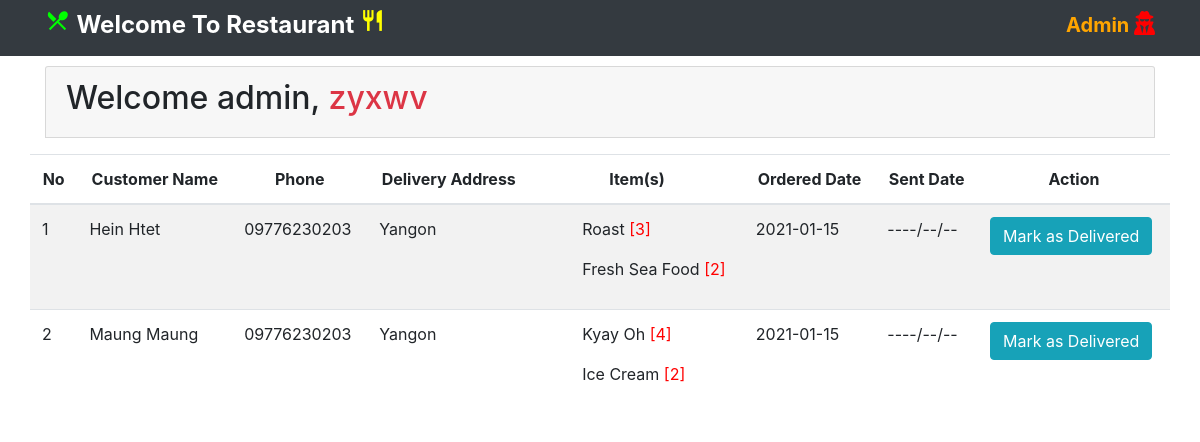
The app's page /admin/order_mgmt2.php (signed in) with its own data.
### tables this page shows
CREATE TABLE `orders` (
  `orderid` int(11) NOT NULL,
  `customerid` int(11) NOT NULL,
  `deliveryname` varchar(30) NOT NULL,
  `deliveryphone` varchar(20) NOT NULL,
  `deliveryaddress` varchar(300) NOT NULL,
  `orderdate` date NOT NULL,
  `status` int(11) NOT NULL,
  `senddate` date DEFAULT NULL
);

CREATE TABLE `orderdetail` (
  `foodid` varchar(255) NOT NULL,
  `foodqty` varchar(255) NOT NULL,
  `amount` varchar(255) NOT NULL,
  `orderid` varchar(255) NOT NULL
);

CREATE TABLE `food` (
  `foodid` int(11) NOT NULL,
  `foodname` varchar(30) NOT NULL,
  `categoryid` int(11) NOT NULL,
  `price` int(11) NOT NULL,
  `qty` int(11) NOT NULL,
  `photo` varchar(255) NOT NULL
);

### admin/order_mgmt2.php (the view, shortened to what this page needs)
<?php
include ('function.php');
$orders=mysqli_query($connection,"select * from orders order by orderid asc");
?>
<!DOCTYPE html>
<html>
<head>
	<link rel="stylesheet" href="https://maxcdn.bootstrapcdn.com/bootstrap/4.0.0/css/bootstrap.min.css">
    <link rel="stylesheet" href="path/to/font-awesome/css/fontawesome.css">
</head>
<body>
<?php
include('header.php')
 ?>
<div class="container" style="margin-top: 10px;">
    <div class="row">
        <div class="col-md-12">
            <div class="card card-header">
            <h2>Welcome admin, <span class="text-danger">
                <?php
                if(isset($_SESSION['admin'])){
                echo $_SESSION['admin'];
                }else{
                $_SESSION['admin']='';
                } ?> </span></h2>
            </div>
        </div>
    </div>
    <p>
    <div class="row">
        <table class="table table-striped">
        <thead>
        <tr>
            <th style="text-align:center;">No</th>
            <th style="text-align:center;">Customer Name</th>
            <th style="text-align:center;">Phone</th>
            <th style="text-align:center;">Delivery Address</th>
            <th style="text-align:center;">Item(s)</th>
            <th style="text-align:center;">Ordered Date</th>
            <th style="text-align:center;">Sent Date</th>
            <th style="text-align:center;">Action</th>
        </tr>
        </thead>
        <?php
        while($out=mysqli_fetch_array($orders))
        {
            $check=$out['status'];
            if($check > 0)
            {
                $show='<tr class="table-mark">';
            }
            else
            {
                $show='<tr>';
            }
            $show.='<td>'.$out['orderid'].'</td>';
            $show.='<td>'.$out['deliveryname'].'</td>';
            $show.='<td>'.$out['deliveryphone'].'</td>';
            $show.='<td>'.$out['deliveryaddress'].'</td>';
            $show.='<td>';
            $orderid=$out['orderid'];
            $order=mysqli_query($connection,"select orderdetail.*,food.* from
            orderdetail left join food on
            orderdetail.foodid=food.foodid where
            orderdetail.orderid='$orderid'");
            while($row=mysqli_fetch_assoc($order))
            {
                $show.='<ul>'.$row['foodname'].'<span style="color:red;">
                ['.$row['foodqty'].'] </span></li></ul>';
            }
            $show.='</td>';
            $show.='<td>'.$out['orderdate'].'</td>';
            $chesec=$out['status'];
            if($chesec>0)
            {
                $show.='<td>'.$out['senddate'].'</td>';
            }
            else
            {
                $show.='<td>----/--/--</td>';
            }
            if($out['status'])
            {
                $show.='<td><a href="status.php?id='.$out['orderid'].'&status=0" class="btn
                btn-danger"> Undo</a></td>';
            }
            else
            {
                $show.='<td><a href="status.php?id='.$out['orderid'].'&status=1"
                class="btn btn-info">Mark as Delivered</a></td>';
            }
            $show.='</tr>';
            echo $show;
        }
        ?>
        </table>
    </div>
</div>
</body>
</html>

### records on screen
orders: orderid "1", deliveryname "Hein Htet", deliveryphone "09776230203", deliveryaddress "Yangon", orderdate "2021-01-15"
orderdetail: food.foodname "Roast", foodqty "3"
orderdetail: food.foodname "Fresh Sea Food", foodqty "2"
orders: orderid "2", deliveryname "Maung Maung", deliveryphone "09776230203", deliveryaddress "Yangon", orderdate "2021-01-15"
orderdetail: food.foodname "Kyay Oh", foodqty "4"
orderdetail: food.foodname "Ice Cream", foodqty "2"

### other values on screen
$_SESSION['admin'] "zyxwv"
